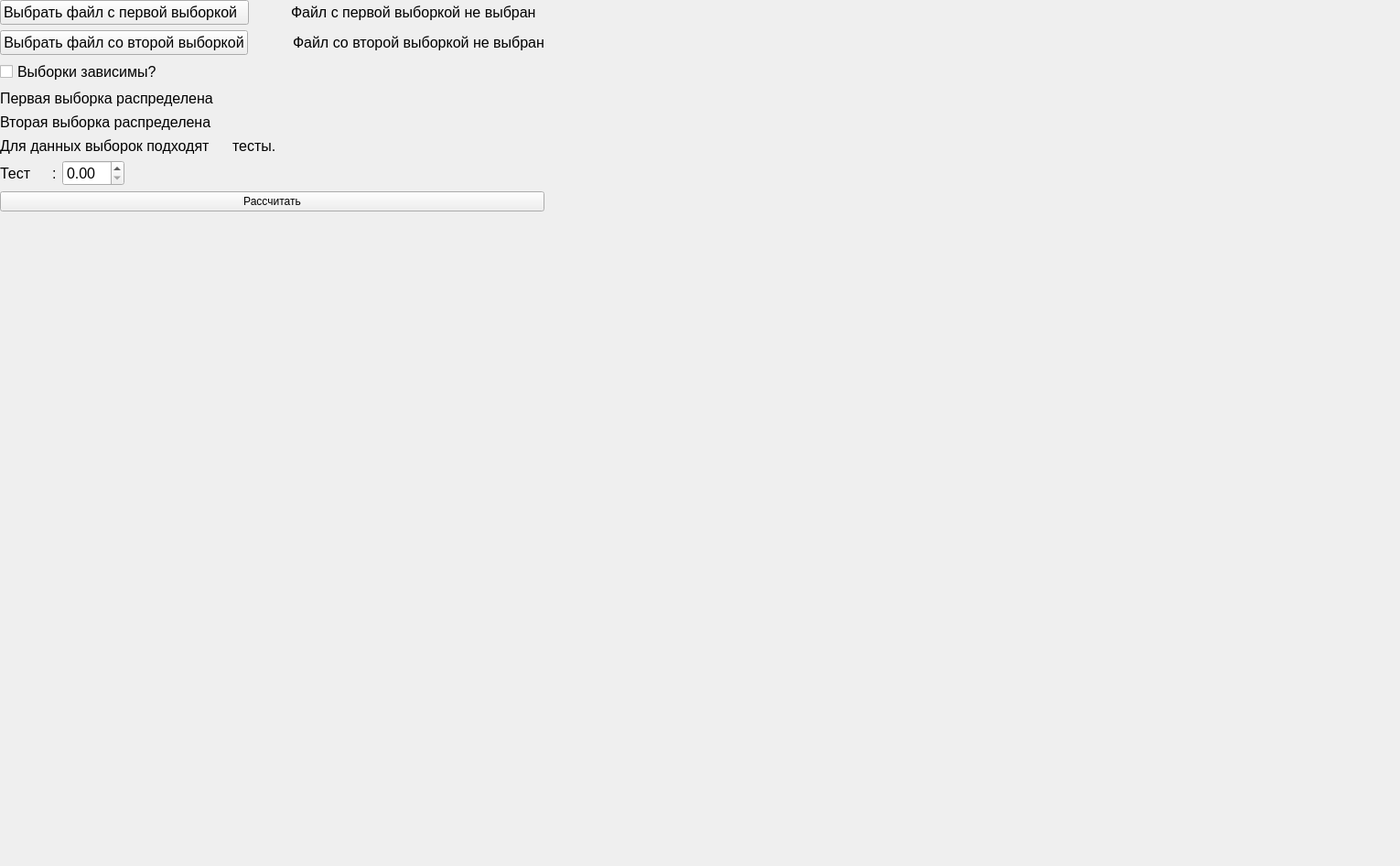
<?xml version="1.0" encoding="UTF-8"?>
<ui version="4.0">
 <class>Form</class>
 <widget class="QWidget" name="Form">
  <property name="geometry">
   <rect>
    <x>0</x>
    <y>0</y>
    <width>1530</width>
    <height>946</height>
   </rect>
  </property>
  <property name="windowTitle">
   <string>Form</string>
  </property>
  <widget class="QWidget" name="centralwidget">
  <layout class="QVBoxLayout" name="verticalLayout_2">
   <item>
    <layout class="QHBoxLayout" name="fileSelection">
     <item>
      <widget class="QPushButton" name="openFileFirst">
       <property name="font">
        <font>
         <pointsize>12</pointsize>
        </font>
       </property>
       <property name="text">
        <string>Выбрать файл с первой выборкой  </string>
       </property>
      </widget>
     </item>
     <item>
      <spacer name="horizontalSpacer">
       <property name="orientation">
        <enum>Qt::Horizontal</enum>
       </property>
       <property name="sizeHint" stdset="0">
        <size>
         <width>40</width>
         <height>20</height>
        </size>
       </property>
      </spacer>
     </item>
     <item>
      <widget class="QLabel" name="selectedFileFirst">
       <property name="font">
        <font>
         <pointsize>12</pointsize>
        </font>
       </property>
       <property name="text">
        <string>Файл с первой выборкой не выбран  </string>
       </property>
      </widget>
     </item>
    </layout>
   </item>
   <item>
    <layout class="QHBoxLayout" name="fileSelection_2">
     <item>
      <widget class="QPushButton" name="openFileSecond">
       <property name="font">
        <font>
         <pointsize>12</pointsize>
        </font>
       </property>
       <property name="text">
        <string>Выбрать файл со второй выборкой</string>
       </property>
      </widget>
     </item>
     <item>
      <spacer name="horizontalSpacer_1">
       <property name="orientation">
        <enum>Qt::Horizontal</enum>
       </property>
       <property name="sizeHint" stdset="0">
        <size>
         <width>40</width>
         <height>20</height>
        </size>
       </property>
      </spacer>
     </item>
     <item>
      <widget class="QLabel" name="selectedFileSecond">
       <property name="font">
        <font>
         <pointsize>12</pointsize>
        </font>
       </property>
       <property name="text">
        <string>Файл со второй выборкой не выбран</string>
       </property>
      </widget>
     </item>
    </layout>
   </item>
   <item>
    <widget class="QCheckBox" name="checkBox">
     <property name="font">
      <font>
       <pointsize>12</pointsize>
      </font>
     </property>
     <property name="text">
      <string>Выборки зависимы?</string>
     </property>
    </widget>
   </item>
   <item>
    <layout class="QHBoxLayout" name="horizontalLayout_2">
     <item>
      <widget class="QLabel" name="label">
       <property name="font">
        <font>
         <pointsize>12</pointsize>
        </font>
       </property>
       <property name="text">
        <string>Первая выборка распределена </string>
       </property>
      </widget>
     </item>
     <item>
      <widget class="QLabel" name="firstSampleDistributed">
       <property name="font">
        <font>
         <pointsize>12</pointsize>
        </font>
       </property>
       <property name="text">
        <string/>
       </property>
      </widget>
     </item>
     <item>
      <spacer name="horizontalSpacer_2">
       <property name="orientation">
        <enum>Qt::Horizontal</enum>
       </property>
       <property name="sizeHint" stdset="0">
        <size>
         <width>40</width>
         <height>20</height>
        </size>
       </property>
      </spacer>
     </item>
    </layout>
   </item>
   <item>
    <layout class="QHBoxLayout" name="horizontalLayout_3">
     <item>
      <widget class="QLabel" name="label_2">
       <property name="font">
        <font>
         <pointsize>12</pointsize>
        </font>
       </property>
       <property name="text">
        <string>Вторая выборка распределена </string>
       </property>
      </widget>
     </item>
     <item>
      <widget class="QLabel" name="secondSampleDistributed">
       <property name="font">
        <font>
         <pointsize>12</pointsize>
        </font>
       </property>
       <property name="text">
        <string/>
       </property>
      </widget>
     </item>
     <item>
      <spacer name="horizontalSpacer_3">
       <property name="orientation">
        <enum>Qt::Horizontal</enum>
       </property>
       <property name="sizeHint" stdset="0">
        <size>
         <width>40</width>
         <height>20</height>
        </size>
       </property>
      </spacer>
     </item>
    </layout>
   </item>
   <item>
    <layout class="QHBoxLayout" name="horizontalLayout_4">
     <item>
      <widget class="QLabel" name="label_3">
       <property name="font">
        <font>
         <pointsize>12</pointsize>
        </font>
       </property>
       <property name="text">
        <string>Для данных выборок подходят </string>
       </property>
      </widget>
     </item>
     <item>
      <widget class="QLabel" name="typeOfTests">
       <property name="font">
        <font>
         <pointsize>12</pointsize>
        </font>
       </property>
       <property name="text">
        <string/>
       </property>
      </widget>
     </item>
     <item>
      <widget class="QLabel" name="label_5">
       <property name="font">
        <font>
         <pointsize>12</pointsize>
        </font>
       </property>
       <property name="text">
        <string>тесты.</string>
       </property>
      </widget>
     </item>
     <item>
      <spacer name="horizontalSpacer_4">
       <property name="orientation">
        <enum>Qt::Horizontal</enum>
       </property>
       <property name="sizeHint" stdset="0">
        <size>
         <width>40</width>
         <height>20</height>
        </size>
       </property>
      </spacer>
     </item>
    </layout>
   </item>
   <item>
    <layout class="QHBoxLayout" name="horizontalLayout_5">
     <item>
      <widget class="QLabel" name="label_4">
       <property name="font">
        <font>
         <pointsize>12</pointsize>
        </font>
       </property>
       <property name="text">
        <string>Тест </string>
       </property>
      </widget>
     </item>
     <item>
      <widget class="QLabel" name="testName">
       <property name="text">
        <string/>
       </property>
      </widget>
     </item>
     <item>
      <widget class="QLabel" name="label_6">
       <property name="font">
        <font>
         <pointsize>12</pointsize>
        </font>
       </property>
       <property name="text">
        <string>:</string>
       </property>
      </widget>
     </item>
     <item>
      <widget class="QDoubleSpinBox" name="resultOfTest">
       <property name="font">
        <font>
         <pointsize>12</pointsize>
        </font>
       </property>
      </widget>
     </item>
     <item>
      <spacer name="horizontalSpacer_5">
       <property name="orientation">
        <enum>Qt::Horizontal</enum>
       </property>
       <property name="sizeHint" stdset="0">
        <size>
         <width>40</width>
         <height>20</height>
        </size>
       </property>
      </spacer>
     </item>
    </layout>
   </item>
   <item>
    <widget class="QPushButton" name="calculateButton">
     <property name="text">
      <string>Рассчитать</string>
     </property>
    </widget>
   </item>
  </layout>
 </widget>
 </widget>
 <resources/>
 <connections/>
</ui>
